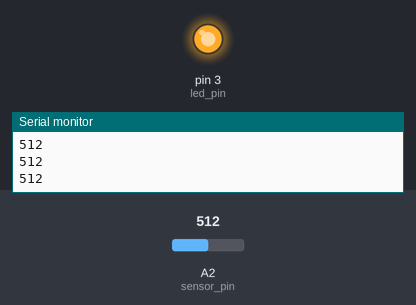
A sketch run on a simulated Arduino Uno, built with avr-gcc and run on an emulated ATmega328P. On the bench: output pins drawn as LEDs (lit = HIGH), the last lines printed to the serial monitor. Inputs (shaded band) come from the test bench; at power-on: A2 (sensor_pin) = 512.

Above: at 1.2 s.
1.3 s: A2 (sensor_pin) set to 891
2.8 s: A2 (sensor_pin) set to 916
At 3.3 s:
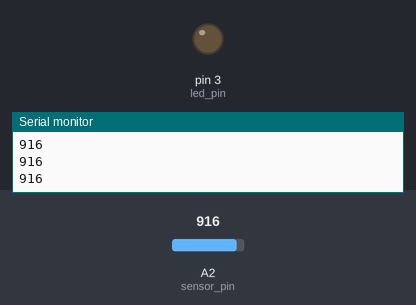
4.3 s: A2 (sensor_pin) set to 890
At 5.4 s:
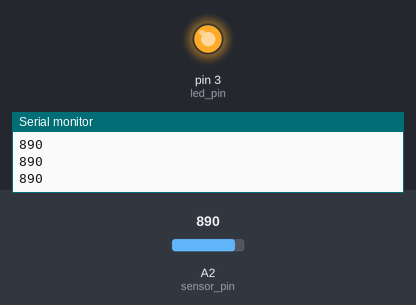
5.8 s: A2 (sensor_pin) set to 900
At 6.6 s:
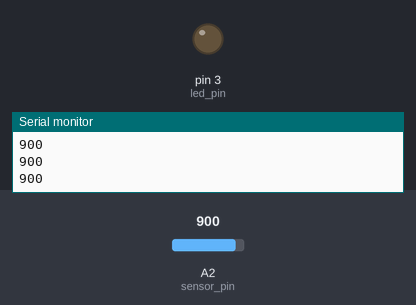
Timing chart, 0 to 8.3 s (numbered marks = the images above; inputs shaded):
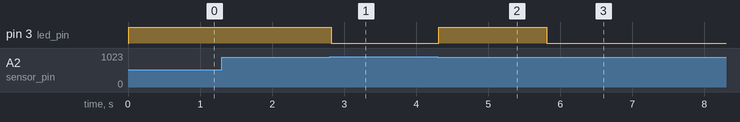

Measured:
- the behaviour switches between 899 and 900 on A2 (sensor_pin) (found by bisection; images 0 and 1)
- after the input at 2.8 s, pin 3 (led_pin): HIGH → LOW at once
- after the input at 4.3 s, pin 3 (led_pin): LOW → HIGH at once
- after the input at 5.8 s, pin 3 (led_pin): HIGH → LOW at once

The sketch:

________.ino
```cpp
#define sensor_pin A2
#define led_pin 3

void setup() {
  Serial.begin(9600);
  pinMode(led_pin, OUTPUT);
}

void loop() {
  int val = analogRead(sensor_pin);
  Serial.println(val);
  delay(10);

  if (val < 900)
  {
    digitalWrite(led_pin, HIGH);
  }
  else
  {
    digitalWrite(led_pin, LOW);
  }
}
```
